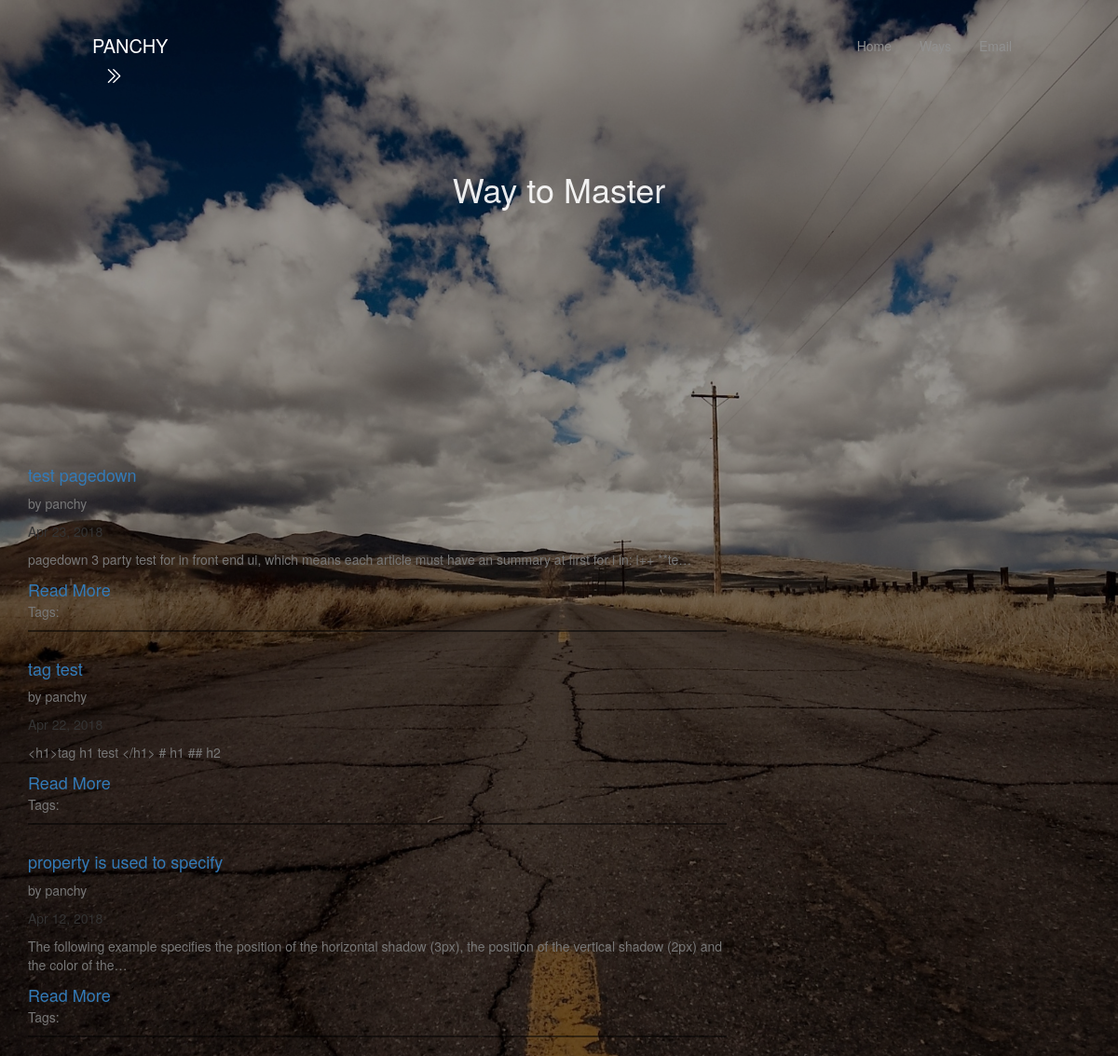
The app's page /index/ways/ (upper part), older data.
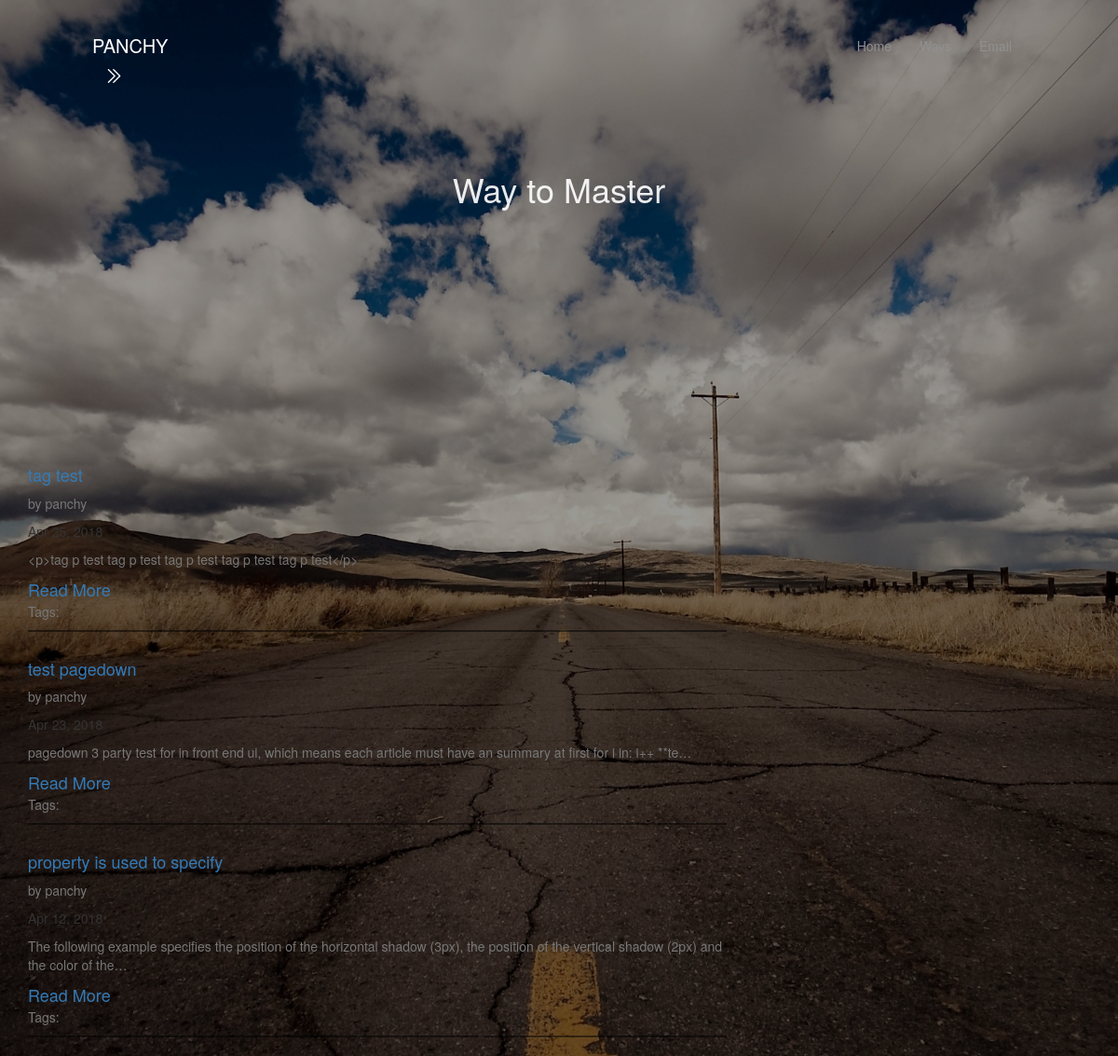
The same page, newer data.
### article/models.py (models this page shows, shortened)
class Article(models.Model):
    User=models.ForeignKey(settings.AUTH_USER_MODEL,default=1)
    Id=models.AutoField(primary_key=True)
    Title=models.CharField(max_length=1000,blank = False)
    Image=models.ImageField(upload_to=upload_location,
                            null=False,
                            blank=False,
                            width_field='width_field',
                            height_field='height_field',)
    height_field=models.IntegerField(default=0)
    width_field=models.IntegerField(default=0)
    Publish=models.BooleanField(default=False)
    Content=models.TextField()
    UpdateTime=models.DateTimeField(auto_now_add=False,auto_now=True)
    Build=models.DateTimeField(auto_now_add=True,auto_now=False)
    Tags = models.ManyToManyField(Tag,through='TagsArticle')
    objects=PostManager()

### article/views.py (the view)
def allArticle(request):
    title='Way to Master'
    limit=7
    if not request.user.is_staff or not request.user.is_superuser:
        quearyset=Article.objects.filter(Publish=True).order_by("-UpdateTime")
    else:
        quearyset=Article.objects.all()
    paginator = Paginator(quearyset, limit) # Show 2 contacts per page
    page = request.GET.get('page')
    try:
        contacts = paginator.page(page)
    except PageNotAnInteger:
        contacts=paginator.page(1)
    except EmptyPage:
        contacts=paginator.page(paginator.num_pages)
    context={
        "title":title,
        "objects_list":contacts,
    }
    return render(request,"article.html",context)

### templates/article.html (shortened to what this page needs)
{%extends 'base.html' %}
{% load tz %}
{% load static %}
{%block css%}
<link rel="stylesheet" type="text/css" href="{% static 'css/article.css' %}">
{%endblock css%}
{%block intro%}
<div class="intro-detail">
    <h1 >{{title}}</h1>
</div>
{%endblock intro%}
{%block body%}
  <div class="container">
    <div class="row">
      {%for obj in objects_list%}
        <div class="col-lg-8">
            <h1 class="news-h1"><a href="{%url "article:detail" pk=obj.Id %}">{{obj.Title}}</a></h1>
            <p class="new-font-color">by {{obj.User}}</p>
            <p>{{obj.UpdateTime|localtime|date:'M d, Y'}}</p>
            <p class="new-font-color content-markdown">{{obj.Content|truncatechars:140}}</p>
            <a class="news-h1" href="{%url "article:detail" pk=obj.Id %}">Read More</a>
  	        <p class="new-font-color">
              Tags:
            <hr style="border-top: 2px solid #00000080;">
        </div>
        {%endfor%}
      </div>
  </div>
{%endblock body%}

### templates/base.html (shortened to what this page needs)
{% load static %}
<!DOCTYPE html>
<html>
  <head>
    <link rel="stylesheet" href="https://maxcdn.bootstrapcdn.com/bootstrap/3.3.7/css/bootstrap.min.css">
    <link rel="stylesheet" href="https://maxcdn.bootstrapcdn.com/bootstrap/3.3.7/css/bootstrap-theme.min.css">
    <link rel="stylesheet" type="text/css" href="{% static 'css/base.css' %}">
    {%block css%}
    {%endblock css%}
  </head>
  <body>
    <div class="wrapper">
      <div class="bg">
        <div class="inner">
          <nav class="navbar navbar-default" id="navbar">
            <div class="container-fluid">
              <div class="navbar-header">
                <a class="navbar-brand" href="#">PANCHY</a>
              </div>
              <div class="collapse navbar-collapse" id="bs-example-navbar-collapse-1">
                <ul class="nav navbar-nav navbar-right">
                  <li><a class="nav-a" href="{% url 'article:articleList' %}">Home</a></li>
                  <li><a class="nav-a" href="{%url 'article:allArticle'%}">Ways</a></li>
                  <li><a class="nav-a" href="mailto:qpang@ualberta.ca?Subject=Hello">Email</a></li>
                </ul>
              </div>
            </div>
            <div class="side-btn" style="display:inline">
              <a type="button" class="nav-side-btn" id="sidebarCollapse" >
                <img class="nav-side-btn-img" src="{% static 'image/chevron-right-d.png' %}" alt="">
              </a>
            </div>
          </nav>
          {%block intro%}{%endblock intro%}
        </div>
        <div class="container star-body">
          {%block body%}
          {%endblock body%}
        </div>
      </div>
    </div>
  </body>
</html>

### static/css/base.css (style rules this page uses)
body, html { height: 100%; margin: 0; }
.bg { background-image: url(/static/image/start-dusk-1500x1000.jpg); height: 100%; width: 100%; background-position: center; background-repeat: no-repeat; background-size: cover; }
.inner { height: 100%; width: 100%; background: rgba(0,0,0,.4); position: absolute; top:0; }
.navbar { border-radius: 0px; }
.navbar-default { background: none; border: none; padding-top: 2%; padding-left: 7%; padding-right: 7%; box-shadow: none; width: 100%; top: 0; z-index: 100; }
.navbar-default .navbar-collapse { border-color: rgba(255, 255, 255, 0); }
#bs-example-navbar-collapse-1.navbar-collapse.collapse { border-top: none; box-shadow: none; }
.navbar-default .navbar-brand { color: #fff; font-size: 20px; text-shadow:none; }
.navbar-default .navbar-nav .nav-a { color:#909090; text-shadow:none; }
.nav-side-btn { background-color: rgba(255, 255, 255, 0); border-color: rgba(255, 249, 255, 0); }
.nav-side-btn-img { width: 15px; height: 15px; margin-left: 3%; }
.wrapper { height: 100%; display: flex; align-items: stretch; }
hr { margin-top: 10px; margin-bottom: 10px; border: 0; border-top: 1px solid #eeeeee2e; }
.star-body { position: absolute; top: 100vh; }

### static/css/article.css (style rules this page uses)
body, html { height: 100%; margin: 0; }
.bg { height: 55%; width: 100%; background-image: url(/static/image/ways.jpg); background-position: center; background-repeat: no-repeat; background-size: cover; }
.inner { height: 55%; width: 100%; background: rgba(0,0,0,.4); position: absolute; top:0; }
.star-body { position: absolute; top: 60vh; }
.intro-detail { color: #ffffffe8; margin-top: 7%; text-align: center; }
.news-h1 { font-size: 18px; }
.new-font-color { color: #777; }
.nav-side-btn-img { margin-bottom: 10px; }

Row changes from the older to the newer data that the page shows:
changed Article "tag test": UpdateTime "Apr 22, 2018" → "Apr 25, 2018"; Content "<h1>tag h1 test </h1> # h1 ## h2" → "<p>tag p test tag p test tag p test tag p test tag p test</p>"; moves up the list
